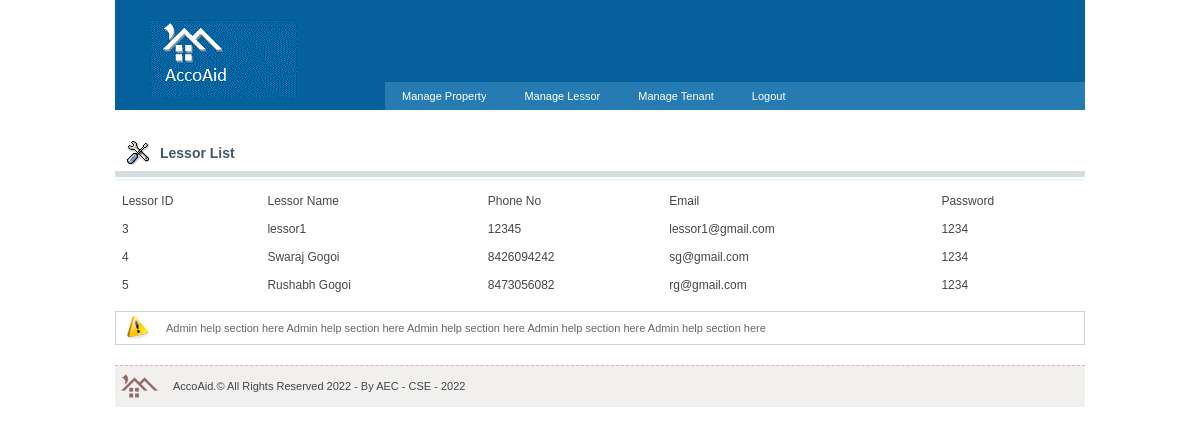
Screenshot of /lessorlist.php with the database file from the repository.
### tables this page shows
CREATE TABLE IF NOT EXISTS `lessor` (
  `LID` int(10) NOT NULL AUTO_INCREMENT,
  `Name` varchar(30) DEFAULT NULL,
  `Gender` varchar(10) DEFAULT NULL,
  `DOB` date DEFAULT NULL,
  `Address` varchar(100) DEFAULT NULL,
  `PhoneNo` varchar(21) DEFAULT NULL,
  `Email` varchar(30) DEFAULT NULL,
  `Occupation` varchar(30) DEFAULT NULL,
  `Password` varchar(10) DEFAULT NULL,
  `ProfileImage` varchar(40) DEFAULT NULL,
  PRIMARY KEY (`LID`)
);

### lessorlist.php (the view, shortened to what this page needs)
<!DOCTYPE html PUBLIC "-//W3C//DTD XHTML 1.0 Transitional//EN" "http://www.w3.org/TR/xhtml1/DTD/xhtml1-transitional.dtd">
<html xmlns="http://www.w3.org/1999/xhtml">
<head>
<link rel="stylesheet" type="text/css" href="style.css" />
<link rel="stylesheet" type="text/css" href="admin.css" />
</head>
<body>
<div id="main_container">
  <div id="header">
    <div id="logo"> <a href="#"><img src="images/logo.gif" width="147" height="78" alt="" border="0" /></a> </div>
    <div class="banner_adds"></div>
    <div class="menu">
      <ul>
        <li><a href="#">Manage Property
          </a>
        </li>
		<li><a href="#">Manage Lessor
          </a>
        </li>
        <li><a href="#">Manage Tenant
          </a>
        </li>
        <li><a href="index.php">Logout</a></li>
      </ul>
    </div>
  </div>
  <div id="main_content">
    <div id="admin_header">
      <div class="admin_index_title">Lessor List</div>
    </div>
    <div id="admin_header_border"></div>
    <div id="admin_search_tab">
    </div>
    <div>
	  <?php
	      include "dbconnect.php";
		  $rs=mysqli_query($Con, "select LID, Name, PhoneNo, email, password from lessor");
		  echo "<table>";
		  echo "<tr><td>Lessor ID</td><td>Lessor Name </td><td>Phone No </td><td> Email</td><td> Password</td></tr>";
		  while($data=mysqli_fetch_row($rs))
		  {
			  echo "<tr>";
              for($i=0;$i<5;$i++)
			  {
				  echo "<td>".$data[$i]."</td>";
			  }
             echo "</tr>";
		  }
		  echo "</table>";
	  ?>
	</div>
    <div class="admin_footer_help"> Admin help section here Admin help section here Admin help section here Admin help section here Admin help section here </div>
  </div>
  <div id="footer">
    <div id="copyright">
      <div style="float:left; padding:3px;"><a href="#"><img src="images/footer_logo.gif" width="42" height="35" alt="" border="0" /></a></div>
      <div style="float:left; padding:14px 10px 10px 10px;"> AccoAid.&copy; All Rights Reserved 2022 - By AEC - CSE - 2022</div>
    </div>
  </div>
</div>
</body>
</html>

### style.css (style rules this page uses)
body { background-color:#fff; padding:0; font-family: Arial, Helvetica, sans-serif; margin:0px auto auto auto; color:#424849; font-size:12px; }
#main_container { width:970px; height:auto; margin:auto; padding:0px; }
#header { width:970px; height:110px; background-color:#05619b; margin:auto; }
#logo { width:147px; height:78px; float:left; padding:20px 0 0 35px; }
.banner_adds { width:750px; height:82px; float:left; }
.menu { font-size:11px;padding:0px; float:right; width:700px; }
.menu ul { padding:0;margin:0;list-style-type:none; height:28px; background:#267cb2; }
.menu ul li { float:left;height:28px;line-height:28px; }
.menu a, .menu a:visited { display:block;float:left;height:100%;font-size:11px;text-decoration:none;color:#fff;background:#267cb2;padding:0 21px 0 17px; }
#main_content { width:970px; margin:auto; clear:both; background-color:#FFFFFF; }
td { text-align:center; padding:5px; border-bottom:2px #fff solid; }
#footer { width:970px; height:41px; clear:both; font-size:11px; background-color:#f2efef; border-top:1px #eeabbd dashed; }
#copyright { float:left; padding:0px; }

### admin.css (style rules this page uses)
table { width:100%; }
td { text-align:left;padding:5px; }
#admin_header { width:970px; height:40px; margin:auto; padding-top:20px; }
#admin_header_border { width:970px; height:12px; margin:auto; background:url(images/border_style.gif) repeat-x center; }
.admin_index_title { float:left; width: auto; height: auto; background:url(images/adminicons/settings.png) no-repeat left; padding:5px 5px 5px 35px; font-size:14px; font-weight:bold; color:#445865; margin:10px; }
#admin_search_tab { width:290px; float:right; padding-top:5px; }
.admin_footer_help { width:908px; clear:both; float:left; height: auto; margin:10px auto 20px auto; background-color:#F2F2F2; border:1px #D1D1D1 solid; text-align:left; color: #666666; font-size:11px; background:url(images/adminicons/warning.png) no-repeat left; background-position:10px 50%; padding:10px 10px 10px 50px; }

### rows the page displays
lessor: LID "3", Name "lessor1", PhoneNo "12345", Email "lessor1@gmail.com", Password "1234"
lessor: LID "4", Name "Swaraj Gogoi", PhoneNo "8426094242", Email "sg@gmail.com", Password "1234"
lessor: LID "5", Name "Rushabh Gogoi", PhoneNo "8473056082", Email "rg@gmail.com", Password "1234"
